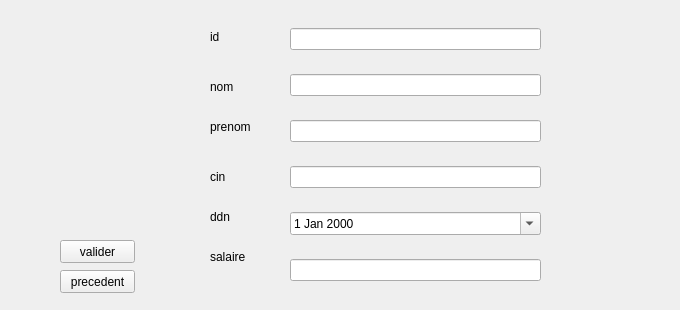
    <widget class="QWidget" name="page_2">
     <widget class="QWidget" name="verticalLayoutWidget">
      <property name="geometry">
       <rect>
        <x>290</x>
        <y>10</y>
        <width>251</width>
        <height>291</height>
       </rect>
      </property>
      <layout class="QVBoxLayout" name="verticalLayout">
       <item>
        <widget class="QLineEdit" name="id"/>
       </item>
       <item>
        <widget class="QLineEdit" name="nom"/>
       </item>
       <item>
        <widget class="QLineEdit" name="prenom"/>
       </item>
       <item>
        <widget class="QLineEdit" name="cin"/>
       </item>
       <item>
        <widget class="QDateEdit" name="ddn">
         <property name="calendarPopup">
          <bool>true</bool>
         </property>
        </widget>
       </item>
       <item>
        <widget class="QLineEdit" name="salaire"/>
       </item>
      </layout>
     </widget>
     <widget class="QLabel" name="label">
      <property name="geometry">
       <rect>
        <x>210</x>
        <y>30</y>
        <width>47</width>
        <height>14</height>
       </rect>
      </property>
      <property name="text">
       <string>id</string>
      </property>
     </widget>
     <widget class="QLabel" name="label_2">
      <property name="geometry">
       <rect>
        <x>210</x>
        <y>80</y>
        <width>47</width>
        <height>14</height>
       </rect>
      </property>
      <property name="text">
       <string>nom</string>
      </property>
     </widget>
     <widget class="QLabel" name="label_3">
      <property name="geometry">
       <rect>
        <x>210</x>
        <y>120</y>
        <width>47</width>
        <height>14</height>
       </rect>
      </property>
      <property name="text">
       <string>prenom</string>
      </property>
     </widget>
     <widget class="QLabel" name="label_4">
      <property name="geometry">
       <rect>
        <x>210</x>
        <y>170</y>
        <width>47</width>
        <height>14</height>
       </rect>
      </property>
      <property name="text">
       <string>cin</string>
      </property>
     </widget>
     <widget class="QLabel" name="label_5">
      <property name="geometry">
       <rect>
        <x>210</x>
        <y>210</y>
        <width>47</width>
        <height>14</height>
       </rect>
      </property>
      <property name="text">
       <string>ddn</string>
      </property>
     </widget>
     <widget class="QLabel" name="label_6">
      <property name="geometry">
       <rect>
        <x>210</x>
        <y>250</y>
        <width>47</width>
        <height>14</height>
       </rect>
      </property>
      <property name="text">
       <string>salaire</string>
      </property>
     </widget>
     <widget class="QPushButton" name="valider">
      <property name="geometry">
       <rect>
        <x>60</x>
        <y>240</y>
        <width>75</width>
        <height>23</height>
       </rect>
      </property>
      <property name="text">
       <string>valider</string>
      </property>
     </widget>
     <widget class="QRWidget" name="QRCODE_2" native="true">
      <property name="geometry">
       <rect>
        <x>560</x>
        <y>50</y>
        <width>111</width>
        <height>101</height>
       </rect>
      </property>
      <property name="autoFillBackground">
       <bool>false</bool>
      </property>
     </widget>
     <widget class="QPushButton" name="pushButton_2">
      <property name="geometry">
       <rect>
        <x>60</x>
        <y>270</y>
        <width>75</width>
        <height>23</height>
       </rect>
      </property>
      <property name="text">
       <string>precedent</string>
      </property>
     </widget>
    </widget>
